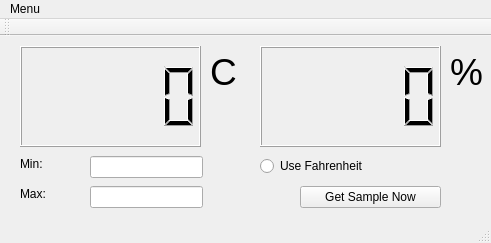
<?xml version="1.0" encoding="UTF-8"?>
<ui version="4.0">
 <class>MainWindow</class>
 <widget class="QMainWindow" name="MainWindow">
  <property name="geometry">
   <rect>
    <x>0</x>
    <y>0</y>
    <width>491</width>
    <height>243</height>
   </rect>
  </property>
  <property name="windowTitle">
   <string>RPi Weather Application</string>
  </property>
  <widget class="QWidget" name="centralWidget">
   <widget class="QLCDNumber" name="lcdTemperature">
    <property name="geometry">
     <rect>
      <x>20</x>
      <y>10</y>
      <width>181</width>
      <height>101</height>
     </rect>
    </property>
   </widget>
   <widget class="QLCDNumber" name="lcdHumidity">
    <property name="geometry">
     <rect>
      <x>260</x>
      <y>10</y>
      <width>181</width>
      <height>101</height>
     </rect>
    </property>
   </widget>
   <widget class="QLabel" name="label">
    <property name="geometry">
     <rect>
      <x>450</x>
      <y>20</y>
      <width>51</width>
      <height>31</height>
     </rect>
    </property>
    <property name="font">
     <font>
      <pointsize>28</pointsize>
     </font>
    </property>
    <property name="text">
     <string>%</string>
    </property>
   </widget>
   <widget class="QLabel" name="temperatureUnits">
    <property name="geometry">
     <rect>
      <x>210</x>
      <y>20</y>
      <width>31</width>
      <height>31</height>
     </rect>
    </property>
    <property name="font">
     <font>
      <pointsize>28</pointsize>
     </font>
    </property>
    <property name="text">
     <string>C</string>
    </property>
   </widget>
   <widget class="QRadioButton" name="useFahrenheit">
    <property name="geometry">
     <rect>
      <x>260</x>
      <y>120</y>
      <width>181</width>
      <height>20</height>
     </rect>
    </property>
    <property name="text">
     <string>Use Fahrenheit</string>
    </property>
   </widget>
   <widget class="QLineEdit" name="minTemperature">
    <property name="geometry">
     <rect>
      <x>90</x>
      <y>120</y>
      <width>113</width>
      <height>22</height>
     </rect>
    </property>
   </widget>
   <widget class="QLabel" name="label_2">
    <property name="geometry">
     <rect>
      <x>20</x>
      <y>120</y>
      <width>41</width>
      <height>16</height>
     </rect>
    </property>
    <property name="text">
     <string>Min:</string>
    </property>
   </widget>
   <widget class="QLabel" name="label_3">
    <property name="geometry">
     <rect>
      <x>20</x>
      <y>150</y>
      <width>41</width>
      <height>16</height>
     </rect>
    </property>
    <property name="text">
     <string>Max:</string>
    </property>
   </widget>
   <widget class="QLineEdit" name="maxTemperature">
    <property name="geometry">
     <rect>
      <x>90</x>
      <y>150</y>
      <width>113</width>
      <height>22</height>
     </rect>
    </property>
   </widget>
   <widget class="QPushButton" name="getSample">
    <property name="geometry">
     <rect>
      <x>300</x>
      <y>150</y>
      <width>141</width>
      <height>22</height>
     </rect>
    </property>
    <property name="text">
     <string>Get Sample Now</string>
    </property>
   </widget>
  </widget>
  <widget class="QMenuBar" name="menuBar">
   <property name="geometry">
    <rect>
     <x>0</x>
     <y>0</y>
     <width>491</width>
     <height>19</height>
    </rect>
   </property>
   <widget class="QMenu" name="menuMenu">
    <property name="title">
     <string>Menu</string>
    </property>
   </widget>
   <addaction name="menuMenu"/>
  </widget>
  <widget class="QToolBar" name="mainToolBar">
   <attribute name="toolBarArea">
    <enum>TopToolBarArea</enum>
   </attribute>
   <attribute name="toolBarBreak">
    <bool>false</bool>
   </attribute>
  </widget>
  <widget class="QStatusBar" name="statusBar"/>
 </widget>
 <layoutdefault spacing="6" margin="11"/>
 <resources/>
 <connections/>
</ui>
